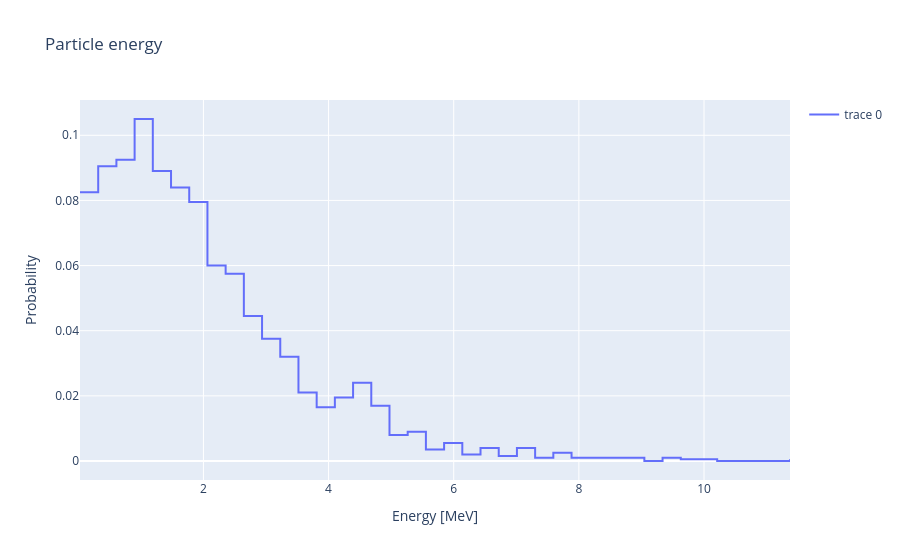

Write notebook code for a chart like this one.
### Markdown cell above
The next code block creates an isotropic point source with a fission energy distribution.

### Code cell
my_source_2 = openmc.IndependentSource()
my_source_2.space = openmc.stats.Point((0, 0, 0))
my_source_2.angle = openmc.stats.Isotropic()

# Documentation on the Watt distribution is here
# https://docs.openmc.org/en/stable/pythonapi/generated/openmc.data.WattEnergy.html
my_source_2.energy = openmc.stats.Watt(a=988000.0, b=2.249e-06)

plot_source_energy(my_source_2)

### Figure 1 — Plotly figure (JSON) as saved in the notebook; plotly's stock layout.template omitted (floating-point values rounded to 4 significant figures)
{"data": [{"hoverinfo": "text", "line": {"shape": "hv"}, "type": "scatter", "x": [0.02775, 0.3187, 0.6096, 0.9006, 1.192, 1.482, 1.773, 2.064, 2.355, 2.646, 2.937, 3.228, 3.519, 3.81, 4.101, 4.392, 4.683, 4.974, 5.265, 5.556, 5.847, 6.137, 6.428, 6.719, 7.01, 7.301, 7.592, 7.883, 8.174, 8.465, 8.756, 9.047, 9.338, 9.629, 9.92, 10.21, 10.5, 10.79, 11.08, 11.37], "y": [0.0825, 0.0905, 0.0925, 0.105, 0.089, 0.084, 0.0795, 0.06, 0.0575, 0.0445, 0.0375, 0.032, 0.021, 0.0165, 0.0195, 0.024, 0.017, 0.008, 0.009, 0.0035, 0.0055, 0.002, 0.004, 0.0015, 0.004, 0.001, 0.0025, 0.001, 0.001, 0.001, 0.001, 0.0, 0.001, 0.0005, 0.0005, 0.0, 0.0, 0.0, 0.0, 0.0005]}], "layout": {"showlegend": true, "title": {"text": "Particle energy"}, "xaxis": {"title": {"text": "Energy [MeV]"}, "type": "linear"}, "yaxis": {"title": {"text": "Probability"}, "type": "linear"}}}
